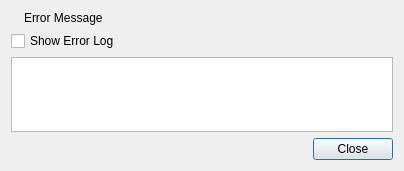
<?xml version="1.0" encoding="UTF-8"?>
<ui version="4.0">
 <class>ErrorDialog</class>
 <widget class="QDialog" name="ErrorDialog">
  <property name="geometry">
   <rect>
    <x>0</x>
    <y>0</y>
    <width>404</width>
    <height>171</height>
   </rect>
  </property>
  <property name="windowTitle">
   <string>Dialog</string>
  </property>
  <property name="windowIcon">
   <iconset resource="SoftwareManager.qrc">
    <normaloff>:/icons/dialog-cancel.png</normaloff>:/icons/dialog-cancel.png</iconset>
  </property>
  <property name="modal">
   <bool>true</bool>
  </property>
  <layout class="QVBoxLayout" name="verticalLayout">
   <item>
    <layout class="QHBoxLayout" name="horizontalLayout">
     <item>
      <widget class="QLabel" name="label_icon">
       <property name="sizePolicy">
        <sizepolicy hsizetype="Fixed" vsizetype="Fixed">
         <horstretch>0</horstretch>
         <verstretch>0</verstretch>
        </sizepolicy>
       </property>
       <property name="text">
        <string/>
       </property>
       <property name="pixmap">
        <pixmap resource="SoftwareManager.qrc">:/icons/dialog-cancel.png</pixmap>
       </property>
       <property name="scaledContents">
        <bool>false</bool>
       </property>
      </widget>
     </item>
     <item>
      <widget class="QLabel" name="label">
       <property name="text">
        <string notr="true">Error Message</string>
       </property>
       <property name="alignment">
        <set>Qt::AlignLeading|Qt::AlignLeft|Qt::AlignTop</set>
       </property>
       <property name="wordWrap">
        <bool>true</bool>
       </property>
      </widget>
     </item>
    </layout>
   </item>
   <item>
    <spacer name="verticalSpacer">
     <property name="orientation">
      <enum>Qt::Vertical</enum>
     </property>
     <property name="sizeHint" stdset="0">
      <size>
       <width>20</width>
       <height>0</height>
      </size>
     </property>
    </spacer>
   </item>
   <item>
    <widget class="QCheckBox" name="checkBox">
     <property name="text">
      <string>Show Error Log</string>
     </property>
    </widget>
   </item>
   <item>
    <widget class="QTextEdit" name="textEdit">
     <property name="lineWrapMode">
      <enum>QTextEdit::NoWrap</enum>
     </property>
     <property name="textInteractionFlags">
      <set>Qt::TextSelectableByKeyboard|Qt::TextSelectableByMouse</set>
     </property>
    </widget>
   </item>
   <item>
    <widget class="QDialogButtonBox" name="buttonBox">
     <property name="orientation">
      <enum>Qt::Horizontal</enum>
     </property>
     <property name="standardButtons">
      <set>QDialogButtonBox::Close</set>
     </property>
    </widget>
   </item>
  </layout>
 </widget>
 <resources>
  <include location="SoftwareManager.qrc"/>
 </resources>
 <connections>
  <connection>
   <sender>buttonBox</sender>
   <signal>accepted()</signal>
   <receiver>ErrorDialog</receiver>
   <slot>accept()</slot>
   <hints>
    <hint type="sourcelabel">
     <x>248</x>
     <y>254</y>
    </hint>
    <hint type="destinationlabel">
     <x>157</x>
     <y>274</y>
    </hint>
   </hints>
  </connection>
  <connection>
   <sender>buttonBox</sender>
   <signal>rejected()</signal>
   <receiver>ErrorDialog</receiver>
   <slot>reject()</slot>
   <hints>
    <hint type="sourcelabel">
     <x>316</x>
     <y>260</y>
    </hint>
    <hint type="destinationlabel">
     <x>286</x>
     <y>274</y>
    </hint>
   </hints>
  </connection>
 </connections>
</ui>
